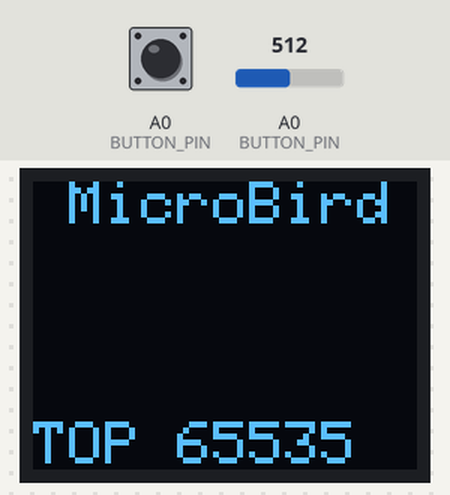
Bench run of a sketch on a simulated Arduino Uno, built with avr-gcc and run on an emulated ATmega328P. Parts: 64×48 one-colour display. The test bench sets the inputs (shaded band); at power-on: A0 (BUTTON_PIN) HIGH, A0 (BUTTON_PIN) = 512. Random numbers use the default seed unless the sketch sets one.

Above: at 1.2 s.
1.3 s: A0 (BUTTON_PIN) pulled LOW for 0.15 s
At 1.52 s:
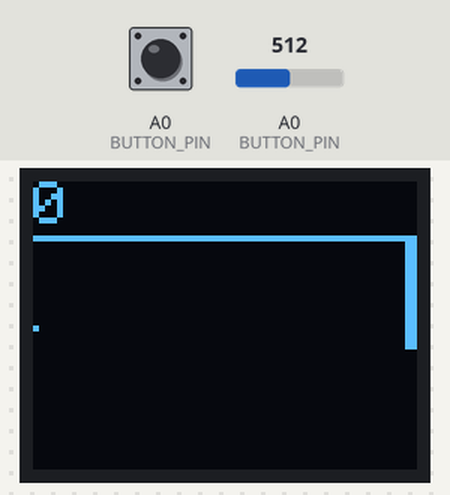
2.0 s: A0 (BUTTON_PIN) pulled LOW for 1 s
At 2.45 s:
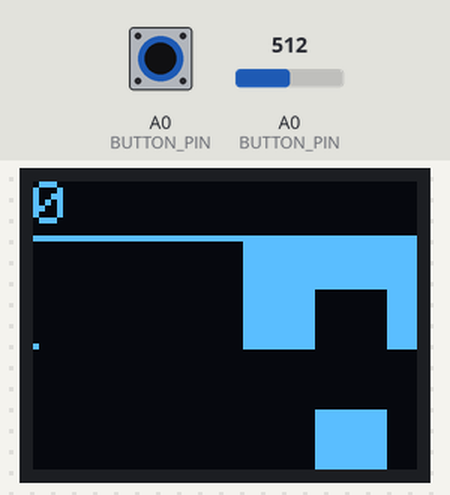
3.6 s: A0 (BUTTON_PIN) pulled LOW for 0.15 s
4.3 s: A0 (BUTTON_PIN) pulled LOW for 1 s
At 10.1 s:
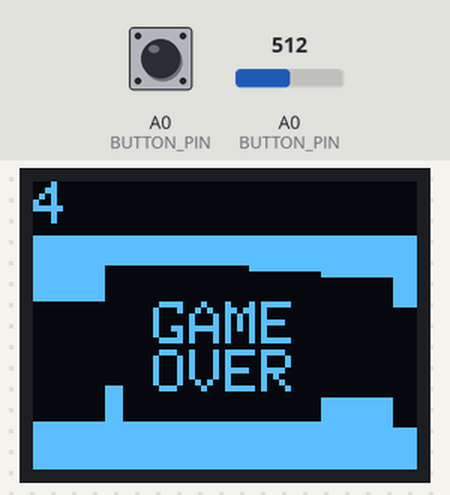

The sketch:

microbird.ino
```cpp
#include <MicroView.h>
#include <EEPROM.h>

#define BUTTON_PIN A0
#define HEIGHT 48
#define WIDTH 64
#define LINE 9
#define DELAY 20
#define DIFFICULTY 128 // 1..65535 (shorter = harder)
#define FRAMES_PER_MOVE 2
#define FRAMES_FLASH_TITLE 25
#define FRAMES_GAME_OVER 200
#define OBSTACLES 8
#define YMIN 5
#define APERTURE 20
#define SEPARATION 12
#define FLASHES 8

struct Obstacle {
	int x;
	int y;
};
enum Status {
	TITLE, ANIMATE_TITLE, PLAYING, GAME_OVER, WAIT_TITLE
};

int frames;
bool flash;
unsigned int score;
unsigned int high;
int y;
Obstacle obstacles[OBSTACLES];
int last;
Status status;

void setup() {
	pinMode(BUTTON_PIN, INPUT_PULLUP);
	uView.begin();
	reset();
}

void reset() {
	y = HEIGHT / 2;
	flash = false;
	frames = 0;
	score = 0;
	high = eepromIntRead();
	status = TITLE;
	randomSeed(analogRead(0));
	for (int i = 0; i < OBSTACLES; i++) {
		obstacles[i].x = WIDTH + i * SEPARATION;
		obstacles[i].y = YMIN + random(HEIGHT - LINE + 1 - APERTURE - YMIN);
	}
	last = OBSTACLES - 1;
}

void loop() {
	switch (status) {
		case TITLE:
			title();
			break;

		case ANIMATE_TITLE:
			animateTitle();
			break;

		case PLAYING:
			playing();
			break;

		case GAME_OVER:
			gameOver();
			break;

		case WAIT_TITLE:
			waitTitle();
			break;
	}
}

void title() {
	uView.clear(PAGE);

	// Top title
	uView.setCursor(6, 0);
	uView.print("MicroBird");

	// High score
	uView.setCursor(0, 40);
	uView.print("TOP ");
	uView.setCursor(24, 40);
	uView.print(high);

	uView.display();

	status = ANIMATE_TITLE;
}

void animateTitle() {
	// Animate "PRESS BUTTON" text
	if (frames == FRAMES_FLASH_TITLE) {
		String press = "PRESS";
		String button = "BUTTON";
		if (flash) {
			press = "     ";
			button = "      ";
		}
		uView.setCursor(17, 15);
		uView.print(press);
		uView.setCursor(14, 24);
		uView.print(button);
		uView.display();

		flash = !flash;
		frames = -1;
	}
	frames++;

	// Check button
	if (digitalRead(BUTTON_PIN) == LOW) {
		frames = 0;
		status = PLAYING;
	}

	delay(DELAY);
}

void gameOver() {
	// Flash
	for (int i = FLASHES; i > 0; i--) {
		uView.invert(true);
		delay(DELAY << 1);
		uView.invert(false);
		delay(DELAY << 1);
	}

	// Game Over with black rectangle background
	uView.setColor(BLACK);
	uView.rectFill(15, 15, 33, 25);

	uView.setColor(WHITE);
	uView.setCursor(20, 20);
	uView.print("GAME");

	uView.setCursor(20, 28);
	uView.print("OVER");

	uView.display();

	// New high score?
	if (score > high) {
		high = score;
		eepromIntWrite(high);
	}

	frames = 0;

	status = WAIT_TITLE;
}

void waitTitle() {
	frames++;
	if (frames == FRAMES_GAME_OVER || digitalRead(BUTTON_PIN) == LOW) {
		reset();
	}
	delay(DELAY);
}

void playing() {
	// Update player
	if (frames == FRAMES_PER_MOVE) {
		frames = -1;
		if (digitalRead(BUTTON_PIN) == HIGH) {
			y ++;
		} else {
			y--;
		}
	}
	if (y <= LINE) {
		y = LINE + 1;
	} else if (y >= HEIGHT) {
		y = HEIGHT - 1;
	}
	frames++;

	// Show
	uView.clear(PAGE);
	uView.line(0, LINE, WIDTH, LINE);

	// Update obstacles
	for (int i = 0; i < OBSTACLES; i++) {
		obstacles[i].x--;
		if (obstacles[i].x <= -SEPARATION) {
			obstacles[i].x = obstacles[last].x + SEPARATION - (last > i ? 1 : 0);
			obstacles[i].y = YMIN + random(HEIGHT - LINE + 1 - APERTURE - YMIN);
			last = i;
			score++;
		}
		// Draw visible obstacles
		if (obstacles[i].x < WIDTH) {
			uView.rectFill(obstacles[i].x, LINE, SEPARATION, obstacles[i].y);
			uView.rectFill(obstacles[i].x, LINE + APERTURE + obstacles[i].y, SEPARATION, HEIGHT - (LINE + APERTURE + obstacles[i].y));
		}
		// Check collision
		if (obstacles[i].x <= 0 && (y < (LINE + obstacles[i].y) || y > (LINE + APERTURE + obstacles[i].y))) {
			status = GAME_OVER;
		}
	}

	uView.setCursor(0, 0);
	uView.print(score);
	uView.pixel(0, y);
	uView.display();

	// Make it harder...
	int df = (int) (DELAY * (1 - (float) score / DIFFICULTY));
	if (df < 0) {
		df = 0;
	}
	delay(df);
}

void eepromIntWrite(int value) {
	EEPROM.write(0, value & 0xFF);
	EEPROM.write(1, value >> 8);
}

int eepromIntRead() {
	return EEPROM.read(0) | (EEPROM.read(1) << 8);
}
```
